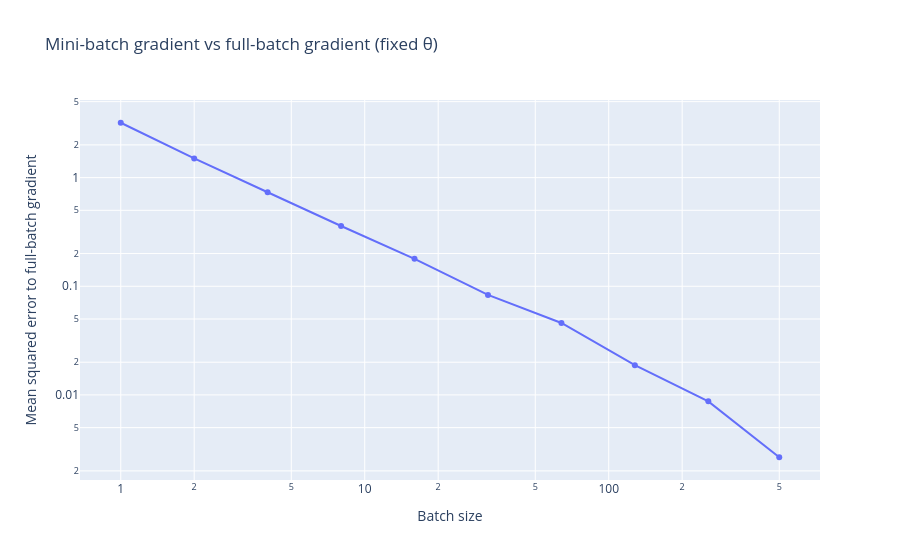
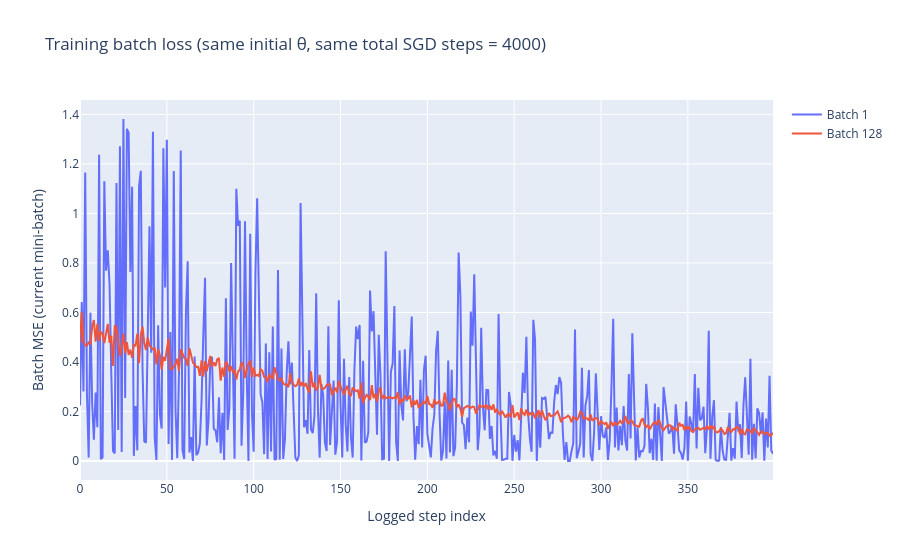

Notebook cell for these charts, in order:
### Code cell
fig_grad = go.Figure()
fig_grad.add_trace(
    go.Scatter(
        x=batch_sizes_probe,
        y=mse_grad,
        mode='lines+markers',
        name='E[||g_hat - g_full||^2]',
    )
)
fig_grad.update_layout(
    title='Mini-batch gradient vs full-batch gradient (fixed θ)',
    xaxis_title='Batch size',
    yaxis_title='Mean squared error to full-batch gradient',
    yaxis_type='log',
    xaxis_type='log',
)
fig_grad.show()

fig_loss = go.Figure()
fig_loss.add_trace(go.Scatter(y=lr_1.loss_history, mode='lines', name=f'Batch {SMALL_BATCH_SIZE}'))
fig_loss.add_trace(go.Scatter(y=lr_2.loss_history, mode='lines', name=f'Batch {LARGE_BATCH_SIZE}'))
fig_loss.update_layout(
    title=f'Training batch loss (same initial θ, same total SGD steps = {TOTAL_STEPS})',
    xaxis_title='Logged step index',
    yaxis_title='Batch MSE (current mini-batch)',
)
fig_loss.show()

### Figure 1 — Plotly figure (JSON) as saved in the notebook; plotly's stock layout.template omitted (floating-point values rounded to 4 significant figures)
{"data": [{"mode": "lines+markers", "name": "E[||g_hat - g_full||^2]", "type": "scatter", "x": [1, 2, 4, 8, 16, 32, 64, 128, 256, 500], "y": [3.197, 1.501, 0.7334, 0.3584, 0.179, 0.08328, 0.04597, 0.0188, 0.008731, 0.00267]}], "layout": {"title": {"text": "Mini-batch gradient vs full-batch gradient (fixed θ)"}, "xaxis": {"title": {"text": "Batch size"}, "type": "log"}, "yaxis": {"title": {"text": "Mean squared error to full-batch gradient"}, "type": "log"}}}

### Figure 2 — Plotly figure (JSON) as saved in the notebook; plotly's stock layout.template omitted (floating-point values rounded to 4 significant figures; data arrays with more than 128 entries replaced by an {"elided": "..."} marker saying what was removed)
{"data": [{"mode": "lines", "name": "Batch 1", "type": "scatter", "y": {"elided": "400 float values"}}, {"mode": "lines", "name": "Batch 128", "type": "scatter", "y": {"elided": "400 float values"}}], "layout": {"title": {"text": "Training batch loss (same initial θ, same total SGD steps = 4000)"}, "xaxis": {"title": {"text": "Logged step index"}}, "yaxis": {"title": {"text": "Batch MSE (current mini-batch)"}}}}
